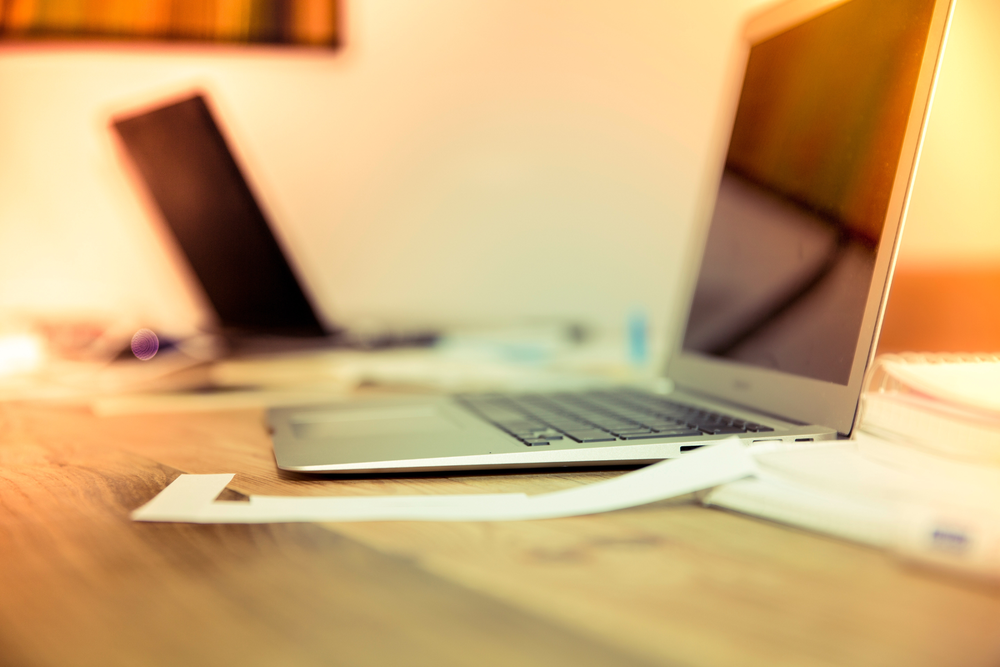
#> input picture png_1.png, 1000 x 667 px, shrunk from 1800 x 1200 before the run
$ python quadtree.py
#> lines starting #> are read from the running program, lines starting #| are printed output that depends on the picture
#> further down, image is the input picture: PIL image 1000x667 RGB; mean R, G, B 205.5, 170.4, 119

from collections import deque
from os import stat
from PIL import Image
import numpy as np


QT_THRESHOLD = 16
QT_DEPTH_LIMIT = 12


class QuadTree:
    # [start] represents the top-left corner of the rectangle.
    start: tuple[int, int]

    # [end] represents the bottom-right corner of the rectangle.
    end: tuple[int, int]

    # The depth of the current node in the QuadTree.
    depth: int

    # The children of the current node.
    #   If the node is a leaf, then this is None.
    children: list["QuadTree"] | None

    # The average color of the current node.
    #   If the node is not a leaf, then this is None.
    value: tuple[int, int, int] | None

    def __init__(self, start, end, depth, value):
        self.start = start
        self.end = end
        self.depth = depth
        self.value = value
        self.children = None


def encode(image: Image.Image) -> Image.Image:
    print("Encoding start")

    # Get the image as an array of signed 16-bit integers.
    #   The reason it is 16-bit signed instead of 8-bit unsigned
    #   is to prevent overflow when calculating the MAD.
    image_array = np.array(image).astype(np.int16)

    # Grabs the average color of the entire image.
    image_average = image_array.mean(axis=(0, 1)).astype(np.uint8)
#> image_average = [205, 170, 118]
    root = QuadTree(
        start=(0, 0),
        end=(image.width, image.height),
        depth=0,
        value=image_average,
    )

    queue = deque([root])
    while len(queue) > 0:
        current = queue.popleft()

        # Compute the MAD (Mean Average Deviation) of
        #   the current node and the pixels it covers.
        # MAD = Σ|pixel - average| / size

        assert current.value is not None
        area = image_array[current.start[1]:current.end[1],
                           current.start[0]:current.end[0]]
        sum_of_difference = np.abs(area - current.value).sum()

        size = (current.end[1] - current.start[1]) \
            * (current.end[0] - current.start[0])
        mean_average_deviation = sum_of_difference / size

        # If the MAD is greater than the set threshold,
        #   and the depth is less than the limit (i.e. we can still split),
        #   Then we do.
        if mean_average_deviation > QT_THRESHOLD \
                and current.depth + 1 < QT_DEPTH_LIMIT:
            # Find the midpoints of the current boundaries.
            mid_x = (current.end[0] + current.start[0]) // 2
            mid_y = (current.end[1] + current.start[1]) // 2

            current.value = None
            current.children = []

            # The bounds are defined as follows:
            #   (start, end), forming a rectangle.
            children_bounds = [
                (current.start,             (mid_x, mid_y)),
                ((mid_x, current.start[1]), (current.end[0], mid_y)),
                ((current.start[0], mid_y), (mid_x, current.end[1])),
                ((mid_x,            mid_y), current.end)
            ]

            for (x_start, y_start), (x_end, y_end) in children_bounds:
                if y_end - y_start > 0 and x_end - x_start > 0:
                    child_value = image_array[y_start:y_end, x_start:x_end]\
                        .mean(axis=(0, 1))\
                        .astype(np.uint8)

                    # We create a new QuadTree node for each quadrant.
                    qt_subnode = QuadTree(
                        start=(x_start, y_start),
                        end=(x_end, y_end),
                        depth=current.depth + 1,
                        value=child_value,
                    )
                    current.children.append(qt_subnode)

            # We add all of the nodes to the stack to be processed.
            queue.extend(current.children)
#> this loop made 44393 passes
#> (sum_of_difference, size, mean_average_deviation, mid_x, mid_y) on passes 1 to 10: (93600333, 667000, 140.3, 500, 333), (28945973, 166500, 173.8, 250, 166), (28696170, 166500, 172.3, 750, 166), (15956294, 167000, 95.55, 250, 500), (18199704, 167000, 109, 750, 500), (7947857, 41500, 191.5, 125, 83), (3447163, 41500, 83.06, 375, 83), (9603945, 41750, 230, 125, 249), (6152284, 41750, 147.4, 375, 249), (1897740, 41500, 45.73, 625, 83)
#> (sum_of_difference, size, mean_average_deviation) on passes 27, 28, 29, 30, 35: (110425, 10375, 10.64), (111383, 10375, 10.74), (82017, 10375, 7.91), (129998, 10375, 12.53), (94085, 10375, 9.07)
#> pass 2, in encode, `area = image_array[current.start[1]:current.end[1], current.start[0]:c..`:
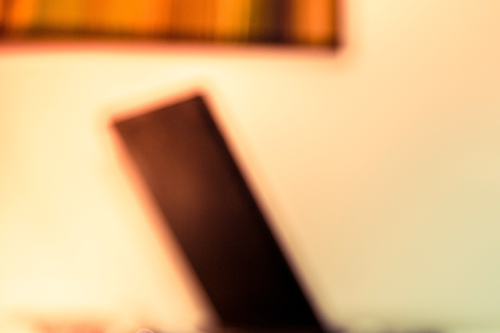
#> area: shape (333, 500, 3) int16; mean R, G, B 214.9, 176.3, 128.8
#> pass 3, in encode, `area = image_array[current.start[1]:current.end[1], current.start[0]:c..`:
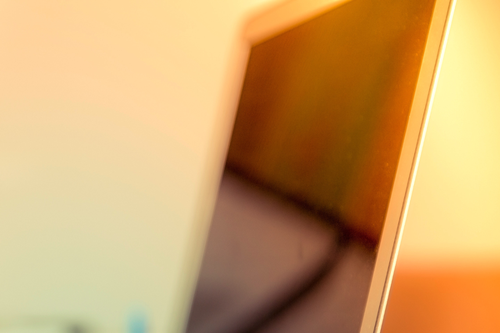
#> area: shape (333, 500, 3) int16; mean R, G, B 206, 162.3, 104.7

    print("QuadTree building finished")

    # Make an output image to draw the QuadTree on.
    output_image = Image.new(image.mode, (image.width, image.height))
#> output_image: PIL image 1000x667 RGB; every value is 0

    # Depth-first algorithm to draw the QuadTree on the output image.
    output_stack = deque([root])
    while len(output_stack) > 0:
        current = output_stack.pop()

        if (children := current.children) is not None:
            output_stack.extend(reversed(children))
        elif (child_value := current.value) is not None:
            for y in range(current.start[1], current.end[1]):
                for x in range(current.start[0], current.end[0]):
                    output_image.putpixel((x, y), tuple(child_value))

    print("Image painting finished")

    return output_image


# Runner Code
if __name__ == "__main__":
    files = [
        ("png_1.png", "qt_output_1/output.png"),
        ("png_3.png", "qt_output_3/output.png"),
        ("png_4.png", "qt_output_4/output.png"),
    ]

    for input_path, output_path in files:
        print(f"Start {input_path}")
#> (the run stopped early here; a loop or call above may not have finished)
